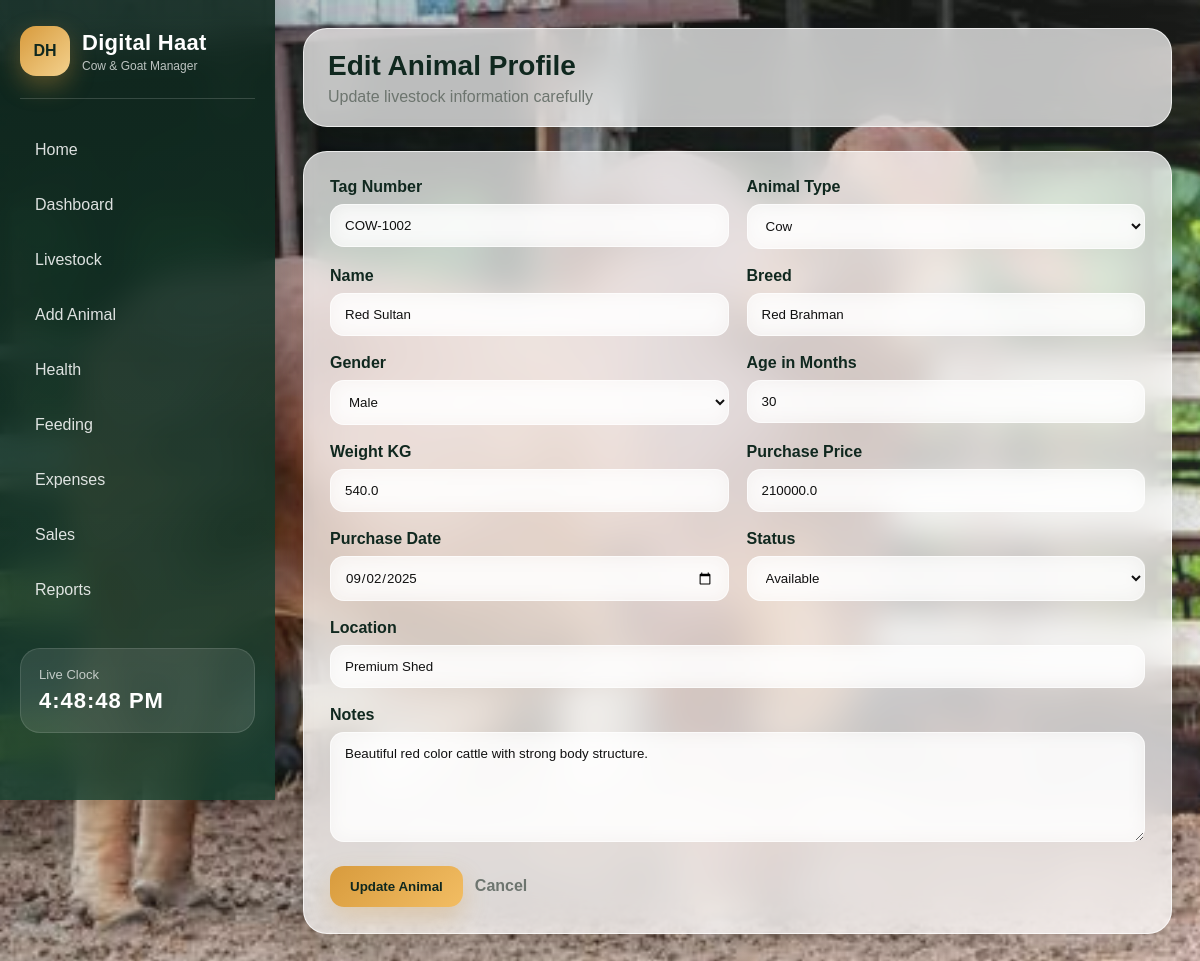
The app's page /animals/2/edit with its own data.
### digital_haat_cow_goat_management_system/app.py (models this page shows)
class Animal(db.Model):
    id = db.Column(db.Integer, primary_key=True)
    tag_number = db.Column(db.String(50), nullable=False, unique=True)
    animal_type = db.Column(db.String(20), nullable=False)  # Cow or Goat
    name = db.Column(db.String(100), nullable=False)
    breed = db.Column(db.String(100), nullable=False)
    gender = db.Column(db.String(20), nullable=False)
    age_months = db.Column(db.Integer, nullable=False)
    weight_kg = db.Column(db.Float, nullable=False)
    purchase_price = db.Column(db.Float, nullable=False)
    purchase_date = db.Column(db.Date, nullable=False)
    status = db.Column(db.String(30), nullable=False, default="Available")
    location = db.Column(db.String(150), nullable=False)
    notes = db.Column(db.Text, nullable=True)
    created_at = db.Column(db.DateTime, nullable=False, default=datetime.utcnow)
    health_records = db.relationship("HealthRecord", backref="animal", lazy=True, cascade="all, delete-orphan")
    feeding_records = db.relationship("FeedingRecord", backref="animal", lazy=True, cascade="all, delete-orphan")
    sale_records = db.relationship("SaleRecord", backref="animal", lazy=True, cascade="all, delete-orphan")

### digital_haat_cow_goat_management_system/app.py (the view, shortened to what this page needs)
@app.route("/animals/<int:animal_id>/edit", methods=["GET", "POST"])
def edit_animal(animal_id):
    animal = Animal.query.get_or_404(animal_id)
    return render_template("edit_animal.html", animal=animal)

### digital_haat_cow_goat_management_system/templates/edit_animal.html (shortened to what this page needs)
{% extends 'base.html' %}
{% block page_title %}Edit Animal Profile{% endblock %}
{% block page_subtitle %}Update livestock information carefully{% endblock %}
{% block content %}
<section class="panel-card form-panel">
    <form method="POST" action="{{ url_for('edit_animal', animal_id=animal.id) }}" class="main-form">
        <div class="form-grid">
            <div class="form-group"><label>Tag Number</label><input type="text" name="tag_number" value="{{ animal.tag_number }}" required></div>
            <div class="form-group">
                <label>Animal Type</label>
                <select name="animal_type" required>
                    <option value="Cow" {% if animal.animal_type == 'Cow' %}selected{% endif %}>Cow</option>
                </select>
            </div>
            <div class="form-group"><label>Name</label><input type="text" name="name" value="{{ animal.name }}" required></div>
            <div class="form-group"><label>Breed</label><input type="text" name="breed" value="{{ animal.breed }}" required></div>
            <div class="form-group">
                <label>Gender</label>
                <select name="gender" required>
                    <option value="Male" {% if animal.gender == 'Male' %}selected{% endif %}>Male</option>
                </select>
            </div>
            <div class="form-group"><label>Age in Months</label><input type="number" name="age_months" value="{{ animal.age_months }}" min="0" required></div>
            <div class="form-group"><label>Weight KG</label><input type="number" step="0.01" name="weight_kg" value="{{ animal.weight_kg }}" min="0" required></div>
            <div class="form-group"><label>Purchase Price</label><input type="number" step="0.01" name="purchase_price" value="{{ animal.purchase_price }}" min="0" required></div>
            <div class="form-group"><label>Purchase Date</label><input type="date" name="purchase_date" value="{{ animal.purchase_date.strftime('%Y-%m-%d') }}" required></div>
            <div class="form-group">
                <label>Status</label>
                <select name="status" required>
                    <option value="Available" {% if animal.status == 'Available' %}selected{% endif %}>Available</option>
                </select>
            </div>
            <div class="form-group full-width"><label>Location</label><input type="text" name="location" value="{{ animal.location }}" required></div>
            <div class="form-group full-width"><label>Notes</label><textarea name="notes">{{ animal.notes }}</textarea></div>
        </div>
        <div class="form-actions">
            <button type="submit">Update Animal</button>
            <a href="{{ url_for('animal_detail', animal_id=animal.id) }}">Cancel</a>
        </div>
    </form>
</section>
{% endblock %}

### digital_haat_cow_goat_management_system/static/css/style.css (style rules this page uses)
:root { --dark-green: #10281f; --green: #1f6b4c; --soft-green: #e8f4ee; --gold: #d89b3d; --gold-dark: #a66d16; --cream: #fff8ed; --white: #ffffff; --black: #111111; --muted: #6d756f; --border: #e6e0d8; --danger: #c0392b; --success: #168a55; --shadow: 0 20px 50px rgba(16, 40, 31, 0.12); --small-shadow: 0 8px 22px rgba(16, 40, 31, 0.08); }
* { box-sizing: border-box; margin: 0; padding: 0; }
body { font-family: Arial, Helvetica, sans-serif; background: linear-gradient(135deg, rgba(255, 248, 237, 0.96), rgba(232, 244, 238, 0.96)), url("../images/brahman_breed_cows.jpg"); background-size: cover; background-attachment: fixed; background-position: center; color: var(--black); min-height: 100vh; }
a { text-decoration: none; color: inherit; }
button, input, select, textarea { font-family: inherit; }
.primary-button, .secondary-button, .small-link-button, .form-actions button, .main-form button, .filter-form button { display: inline-flex; align-items: center; justify-content: center; border: none; cursor: pointer; font-weight: 800; border-radius: 14px; transition: 0.25s ease; }
.primary-button, .form-actions button, .main-form button, .filter-form button { background: linear-gradient(135deg, var(--gold), #f2bd63); color: var(--dark-green); padding: 13px 20px; box-shadow: 0 12px 26px rgba(216, 155, 61, 0.28); }
.stat-card, .panel-card, .money-card, .profit-box, .detail-header-card { background: rgba(255, 255, 255, 0.92); border: 1px solid rgba(255, 255, 255, 0.80); box-shadow: var(--small-shadow); border-radius: 24px; }
.panel-card { padding: 26px; }
input, select, textarea { width: 100%; border: 1px solid var(--border); background: var(--white); border-radius: 14px; padding: 13px 14px; outline: none; transition: 0.2s ease; color: var(--black); }
textarea { min-height: 110px; resize: vertical; }
.form-panel { background: linear-gradient(135deg, rgba(255, 255, 255, 0.96), rgba(255, 248, 237, 0.96)); }
.main-form label { display: block; font-weight: 800; color: var(--dark-green); margin-bottom: 8px; }
.form-grid { display: grid; grid-template-columns: repeat(2, 1fr); gap: 18px; }
.form-group { margin-bottom: 16px; }
.form-grid .form-group { margin-bottom: 0; }
.full-width { grid-column: 1 / -1; }
.form-actions { display: flex; align-items: center; gap: 12px; margin-top: 20px; }
.form-actions a { color: var(--muted); font-weight: 800; }
body { background: linear-gradient(120deg, rgba(7, 25, 17, 0.30), rgba(255, 248, 237, 0.14)), url("../images/main_cow_background.jpg") !important; background-size: cover !important; background-position: center center !important; background-repeat: no-repeat !important; background-attachment: fixed !important; }
.topbar, .stat-card, .panel-card, .money-card, .profit-box, .detail-header-card, .livestock-card, .form-panel { background: rgba(255, 255, 255, 0.72) !important; border: 1px solid rgba(255, 255, 255, 0.70) !important; backdrop-filter: blur(18px); -webkit-backdrop-filter: blur(18px); box-shadow: 0 22px 55px rgba(16, 40, 31, 0.18) !important; }
.feature-item, .animal-mini-card, .simple-list a, .livestock-meta span, .price-line, .report-list div, input, select, textarea, th { background: rgba(255, 255, 255, 0.62) !important; border-color: rgba(255, 255, 255, 0.65) !important; backdrop-filter: blur(10px); -webkit-backdrop-filter: blur(10px); }

### records on screen
Animal: tag_number "COW-1002", animal_type "Cow", name "Red Sultan", breed "Red Brahman", gender "Male", age_months "30", weight_kg "540.0", purchase_price "210000.0", purchase_date "09/02/2025", status "Available", location "Premium Shed", notes "Beautiful red color cattle with strong body structure."
